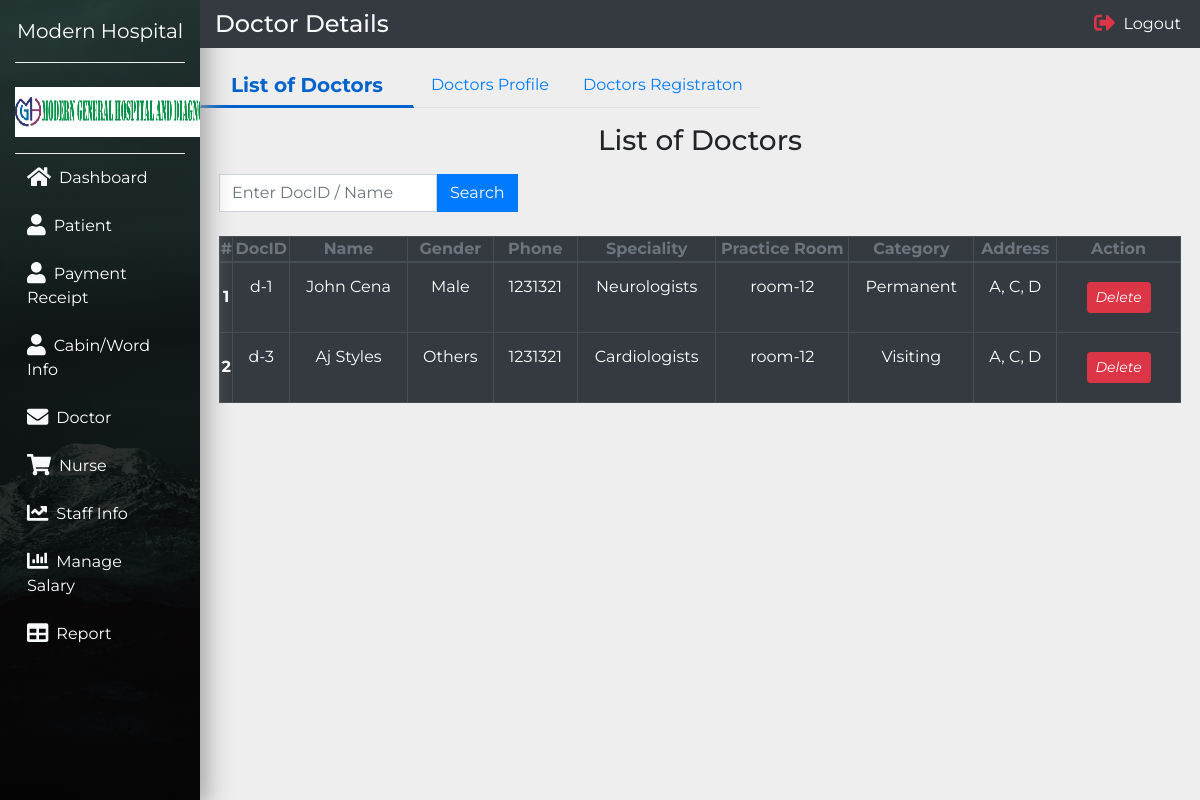
/Admin/doctor.php, run on the app's committed database.
### tables this page shows
CREATE TABLE `doctor` (
  `id` int(11) NOT NULL,
  `d_name` varchar(30) NOT NULL,
  `d_blood` varchar(10) NOT NULL,
  `d_date_of_birth` varchar(255) NOT NULL,
  `d_gender` varchar(10) NOT NULL,
  `d_father_name` varchar(25) NOT NULL,
  `d_mother_name` varchar(25) NOT NULL,
  `d_phone_number` varchar(15) NOT NULL,
  `dRegistrationid` varchar(50) NOT NULL,
  `d_nid_no` varchar(20) NOT NULL,
  `d_specialty` varchar(255) NOT NULL,
  `d_licence_no` varchar(225) NOT NULL,
  `dPractiseRoom` varchar(255) NOT NULL,
  `dCategory` varchar(255) NOT NULL,
  `d_remarks` varchar(500) NOT NULL,
  `d_joining_date` varchar(20) NOT NULL,
  `dVillage` varchar(255) NOT NULL,
  `dPostOffice` varchar(255) NOT NULL,
  `dThana` varchar(255) NOT NULL,
  `dUpagilla` varchar(255) NOT NULL,
  `dDistrict` varchar(255) NOT NULL,
  `dStatus` varchar(50) NOT NULL,
  `creatingTime` timestamp NOT NULL DEFAULT current_timestamp()
);

### Admin/doctor.php (the view, shortened to what this page needs)
<?php
include('include/config.php');
?>
<!doctype html>
<html lang="en">
<head>
  <link rel="stylesheet" href="./css/bootstrap.min.css">
  <link rel="stylesheet" href="./css/style.css">
</head>
<body>
  <nav class="navbar navbar-expand-md navbar-light">
    <div class="collapse navbar-collapse" id="myNavbar">
      <div class="container-fluid">
        <div class="row">
          <div id="app">
            <?php include('include/sidebar.php');?>
                  <div class="app-content">
          <div class="col-xl-10 col-lg-9 col-md-8 ml-auto bg-dark fixed-top py-2 top-navbar">
            <div class="row align-items-center">
              <div class="col-md-4">
                <h4 class="text-light mb-0">Doctor Details</h4>
              </div>
              <div class="col-md-8">
                <ul class="navbar-nav">
                  <li class="nav-item ml-md-auto"><a href="#" class="nav-link text-white p-1" data-toggle="modal"
                      data-target="#sign-out"><i class="fas fa-sign-out-alt text-danger fa-lg mr-2"></i>Logout</a></li>
                </ul>
              </div>
            </div>
          </div>
        </div>
      </div>
    </div>
  </nav>
  <div class="container-fluid">
    <div class="row">
      <div class="col-xl-10 col-lg-9 col-md-8 ml-auto">
        <div class="row pt-md-5">
          <ul class="nav nav-tabs" id="myTab" role="tablist">
            <li class="nav-item">
              <a class="nav-link active" id="list-of-doctors-tab" data-toggle="tab" href="#list-of-doctors" role="tab"
                aria-controls="list-of-doctors" aria-selected="false">List of Doctors</a>
            </li>
            <li class="nav-item">
              <a class="nav-link" id="doctor-profile-tab" data-toggle="tab" href="#doctor-profile" role="tab"
                aria-controls="doctor-profile" aria-selected="false">Doctors Profile</a>
            </li>
            <li class="nav-item">
              <a class="nav-link" id="doctor-admission-tab" data-toggle="tab" href="#doctor-admission" role="tab"
                aria-controls="doctor-admission" aria-selected="true">Doctors Registraton</a>
            </li>
          </ul>
        </div>
      </div>
    </div>
  </div>
  <div class="container-fluid">
    <div class="row">
      <div class="col-xl-10 col-lg-9 col-md-8 ml-auto">
        <div class="tab-content" id="myTabContent">
          <div class="tab-pane fade show active" id="list-of-doctors" role="tabpanel"
            aria-labelledby="list-of-doctors-tab">
            <div class="mx-1 my-3">
              <h3 class="text-center mb-3">List of Doctors</h3>
              <div class="row">
<?php
if(isset($_POST['set']))
{
  $dRegistrationid=$_POST['dRegistrationid'];
  $ret1=mysqli_query($con,"select * from doctor where dStatus='Active' and dRegistrationid='$dRegistrationid' or d_name='$dRegistrationid'");
}else{
  $ret1=mysqli_query($con,"select * from doctor where dStatus='Active'");
}
?>
                <div class="col-xl-6 mb-3 align-items-center">
                  <form class="form-inline mb-2" method="post">
                    <input class="form-control rounded-0" type="search" name="dRegistrationid" placeholder="Enter DocID / Name "
                      aria-label="Search">
                    <button class="btn btn-primary my-0 my-sm-0 mr-4 rounded-0" type="set" name="set">Search</button>
                  </form>
                </div>
              </div>
              <table class="table table-bordered table-dark text-center">
                <thead>
                  <tr class="text-muted">
                    <th>#</th>
                    <th>DocID</th>
                    <th>Name</th>
                    <th>Gender</th>
                    <th>Phone</th>
                    <th>Speciality</th>
                    <th>Practice Room</th>
                    <th>Category</th>
                    <th>Address</th>
                    <th>Action</th>
                  </tr>
                </thead>
                <tbody>
<?php
  $cnt=1;
  while ($rows=mysqli_fetch_array($ret1)) {
    $dRegistrationid=$rows['dRegistrationid'];
    $d_name=$rows['d_name'];
    $d_gender=$rows['d_gender'];
    $d_phone_number=$rows['d_phone_number'];
    $d_specialty=$rows['d_specialty'];
    $dPractiseRoom=$rows['dPractiseRoom'];
    $dCategory=$rows['dCategory'];
    $dVillage=$rows['dVillage'];
    $dThana=$rows['dThana'];
    $dUpagilla=$rows['dUpagilla'];
?>
                  <tr>
                    <th><?php  echo $cnt;?></th>
                    <td><?php  echo $dRegistrationid;?></td>
                    <td><?php  echo $d_name;?></td>
                    <td><?php  echo $d_gender;?></td>
                    <td><?php  echo $d_phone_number;?></td>
                    <td><?php  echo $d_specialty;?></td>
                    <td><?php  echo $dPractiseRoom;?></td>
                    <td><?php  echo $dCategory;?></td>
                    <td><?php  echo $dVillage;?>, <?php  echo $dThana;?>, <?php  echo $dUpagilla;?></td>
                    <td><a href="doctor.php?id=<?php echo $rows['id']?>&del=delete" onClick="return confirm('Are you sure you want to delete?')"class="btn btn-transparent btn-xs tooltips" tooltip-placement="top" tooltip="Remove"><i class="btn btn-danger btn-sm">Delete</i></a></td>
                  </tr>
<?php
$cnt=1+$cnt;
  }
  ?>
                </tbody>
              </table>
            </div>
          </div>
        </div>
      </div>
    </div>
  </div>
</body>
</html>

### Admin/css/style.css (style rules this page uses)
body { font-family: 'Montserrat', sans-serif; background-color: #eee; }
.nav-tabs .nav-item.show .nav-link, .nav-tabs .nav-link.active { color: #0062cc; background-color: transparent; border-color: transparent transparent #f3f3f3; border-bottom: 3px solid !important; font-size: 20px; font-weight: bold; padding: 5px 30px; }
#receipt .table td,.table th { padding: 0 !important; vertical-align: middle !important; }

### data on the page
doctor: dRegistrationid "d-1", d_name "John Cena", d_gender "Male", d_phone_number "1231321", d_specialty "Neurologists", dPractiseRoom "room-12", dCategory "Permanent", dVillage "A", dThana "C", dUpagilla "D"
doctor: cnt "2", dRegistrationid "d-3", d_name "Aj Styles", d_gender "Others", d_phone_number "1231321", d_specialty "Cardiologists", dPractiseRoom "room-12", dCategory "Visiting", dVillage "A", dThana "C", dUpagilla "D"
